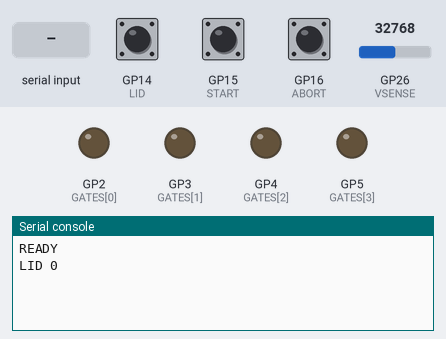
Recording of a program running on a simulated Raspberry Pi Pico running MicroPython. Shown: output pins drawn as LEDs (lit = HIGH), the last lines printed to the serial console. The test bench sets the inputs (shaded band); at power-on: GP15 (START) HIGH, GP16 (ABORT) HIGH, GP14 (LID) HIGH, GP26 (VSENSE) = 32768 (analog values on the 0–65535 scale).

Above: at 1.2 s.
1.3 s: GP15 (START) pulled LOW for 0.15 s
At 1.8 s:
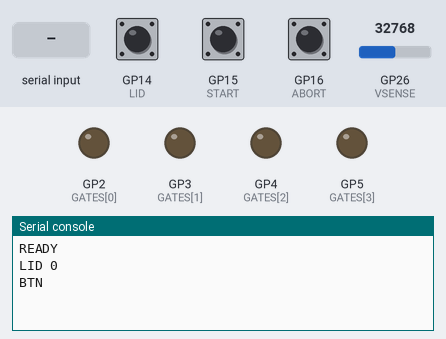
2.9 s: GP16 (ABORT) pulled LOW for 0.15 s
At 4.1 s:
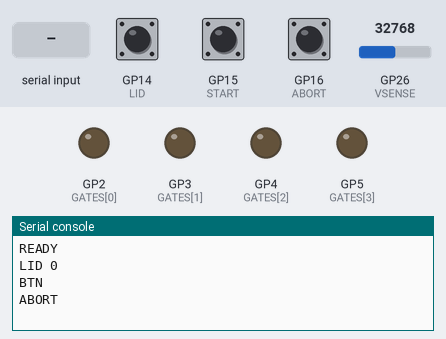
4.5 s: "?" typed at the serial console, then Enter
At 5.3 s:
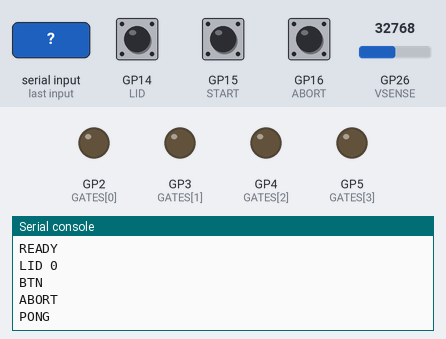
6.0 s: "V" typed at the serial console, then Enter
At 6.4 s:
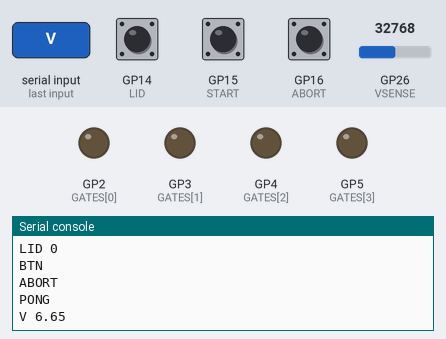
7.5 s: "L" typed at the serial console, then Enter
At 8.8 s:
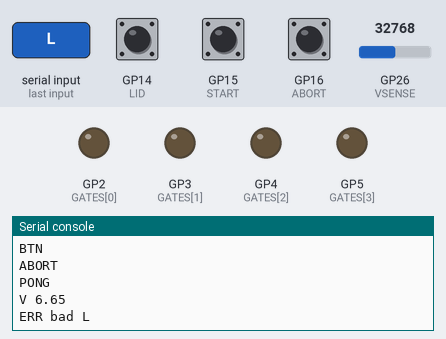

The program:

main.py
```python
# MicroPython firmware for the RP2040 on WGIR-001.
#
# Copy to the Pico as main.py. Talks the line protocol in ../lights.py over
# the USB CDC port.
#
#   L<mask> <ms>   set gates, auto-off after ms (mask bit 0..3 = GATE0..3)
#   V              -> "V 12.03"   rail volts through the 100k/33k divider
#   ?              -> "PONG"
#
# Unsolicited, one per line: BTN, ABORT, LID 0|1
#
# The duration on L is not optional and the ceiling below is not advisory.
# Four COB bars is 5.3 A; the gates must close even if the Pi never sends
# another byte, so on-time lives here and not in Python on the other end.

import select
import sys
import time

from machine import ADC, Pin

GATES = [Pin(n, Pin.OUT, value=0) for n in (2, 3, 4, 5)]  # GATE0..GATE3
START = Pin(15, Pin.IN, Pin.PULL_UP)   # SW2, closes to the star point
ABORT = Pin(16, Pin.IN, Pin.PULL_UP)   # SW3
LID = Pin(14, Pin.IN, Pin.PULL_UP)     # not on WGIR-001 rev A -- wire the lid
                                       # switch here if you fit one, else it
                                       # reads open and is reported as such
VSENSE = ADC(26)                       # ADC0, note 11: V(rail) x 33/133

DIVIDER = 4.030
MAX_ON_MS = 2000
DEBOUNCE_MS = 40

off_at = None
last_btn = 0
last_lid = None


def set_mask(mask):
    for i, gate in enumerate(GATES):
        gate.value((mask >> i) & 1)


def volts():
    total = 0
    for _ in range(16):          # the rail is noisy under 5 A of COB
        total += VSENSE.read_u16()
    return (total / 16) * 3.3 / 65535 * DIVIDER


def handle(line):
    global off_at
    line = line.strip()
    if not line:
        return
    if line == "?":
        print("PONG")
    elif line == "V":
        print("V %.2f" % volts())
    elif line[0] == "L":
        try:
            mask_s, _, ms_s = line[1:].partition(" ")
            mask = int(mask_s) & 0x0F
            ms = min(int(ms_s or 0), MAX_ON_MS)
        except ValueError:
            print("ERR bad L")
            return
        set_mask(mask)
        off_at = time.ticks_add(time.ticks_ms(), ms) if mask and ms else None
        if mask and not ms:
            set_mask(0)          # no duration means no light, by design
        print("OK")
    else:
        print("ERR unknown")


poller = select.poll()
poller.register(sys.stdin, select.POLLIN)
buf = ""
print("READY")

while True:
    now = time.ticks_ms()

    if off_at is not None and time.ticks_diff(now, off_at) >= 0:
        set_mask(0)
        off_at = None

    if poller.poll(5):
        ch = sys.stdin.read(1)
        if ch in ("\n", "\r"):
            handle(buf)
            buf = ""
        elif ch is not None:
            buf += ch
            if len(buf) > 64:    # never let a stuck sender exhaust RAM
                buf = ""

    if not START.value() and time.ticks_diff(now, last_btn) > DEBOUNCE_MS:
        last_btn = now
        print("BTN")
        while not START.value():
            time.sleep_ms(5)

    if not ABORT.value():
        set_mask(0)
        off_at = None
        print("ABORT")
        while not ABORT.value():
            time.sleep_ms(5)

    lid = 1 if not LID.value() else 0   # switch closed to ground = lid shut
    if lid != last_lid:
        last_lid = lid
        print("LID %d" % lid)
```

Measured:
- after the input at 1.3 s, the serial console: prints a new line at once (image 1)
- after the input at 2.9 s, the serial console: prints a new line at once (image 2)
- after the input at 4.5 s, the serial console: prints a new line at once (image 3)
- after the input at 6.0 s, the serial console: prints a new line at once (image 4)
- after the input at 7.5 s, the serial console: prints a new line at once (image 5)
